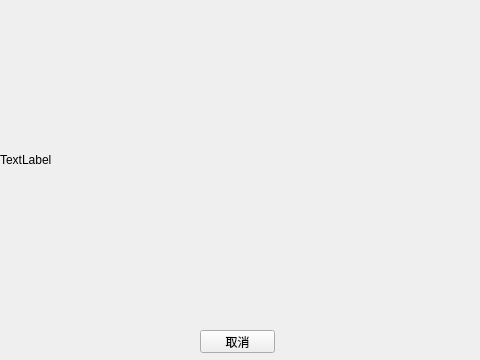
<?xml version="1.0" encoding="UTF-8"?>
<ui version="4.0">
 <class>VideoWindow</class>
 <widget class="QWidget" name="VideoWindow">
  <property name="geometry">
   <rect>
    <x>0</x>
    <y>0</y>
    <width>480</width>
    <height>360</height>
   </rect>
  </property>
  <property name="minimumSize">
   <size>
    <width>480</width>
    <height>360</height>
   </size>
  </property>
  <property name="maximumSize">
   <size>
    <width>480</width>
    <height>360</height>
   </size>
  </property>
  <property name="windowTitle">
   <string>Form</string>
  </property>
  <widget class="QLabel" name="Video">
   <property name="geometry">
    <rect>
     <x>0</x>
     <y>0</y>
     <width>480</width>
     <height>320</height>
    </rect>
   </property>
   <property name="text">
    <string>TextLabel</string>
   </property>
  </widget>
  <widget class="QPushButton" name="CloseButton">
   <property name="geometry">
    <rect>
     <x>200</x>
     <y>330</y>
     <width>75</width>
     <height>23</height>
    </rect>
   </property>
   <property name="text">
    <string>取消</string>
   </property>
  </widget>
 </widget>
 <resources/>
 <connections/>
</ui>
